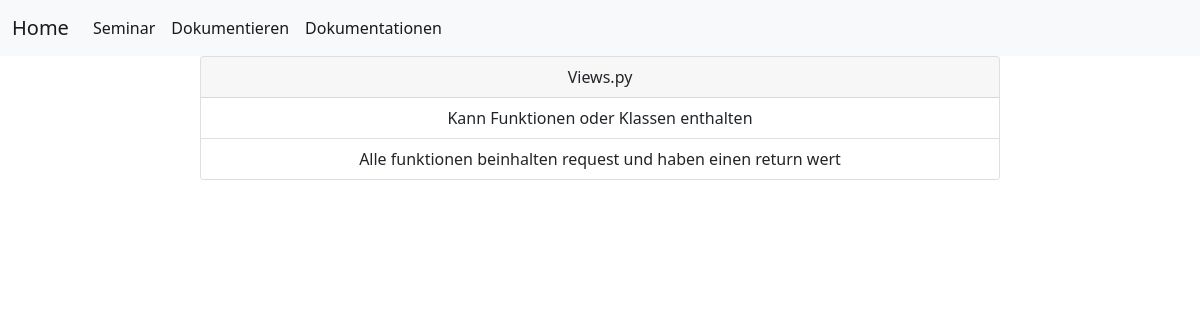
The page /views-doks on the database its author committed.
### prog1/models.py (models this page shows)
class ViewsModel(models.Model):
    viewsDok  = models.CharField(max_length = 500, null=True, blank=True)

### prog1/views.py (the view)
# urls.py: path('views-doks', views.viewsdoks, name='views-doks'),
def viewsdoks(request):
    views = ViewsModel.objects.all()
    context = {"viewsform": views}
    return render(request, "prog1/dokumente/viewss.html", context)

### prog1/templates/prog1/dokumente/viewss.html
{% extends "index.html" %}
{% block content %}
<center>
    <div class="card" style="width: 50rem;">
      <div class="card-header">
        Views.py
      </div>
      <ul class="list-group list-group-flush">
          {% for dok in viewsform %}
            <li class="list-group-item">{{ dok.viewsDok }}</li>
          {% endfor %}
      </ul>
    </div>
</center>
{% endblock %}

### rows shown on the page
ViewsModel: viewsDok "Kann Funktionen oder Klassen enthalten"
ViewsModel: viewsDok "Alle funktionen beinhalten request und haben einen return wert"
